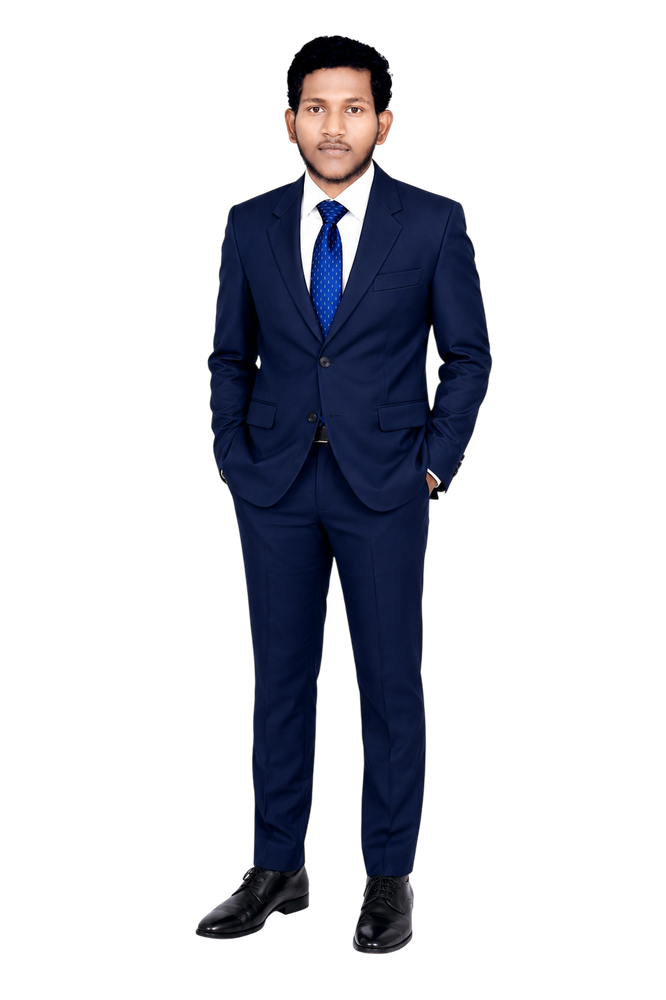
#> input picture src/assets/profile.png, 666 x 1000 px, shrunk from 1023 x 1537 before the run, found by its file name
$ python trim_png.py
#> lines starting #> are read from the running program, lines starting #| are printed output that depends on the picture
from PIL import Image

def trim_transparent(image_path, output_path):
#> called with image_path = 'src/assets/profile.png', output_path = 'src/assets/profile.png'
    img = Image.open(image_path).convert("RGBA")
#> img is the input picture: PIL image 666x1000 RGBA; mean R, G, B, A 7.3, 8.5, 14.4, 58.4
    bbox = img.getbbox()
#> bbox = (0, 0, 666, 957)
    if bbox:
        trimmed = img.crop(bbox)
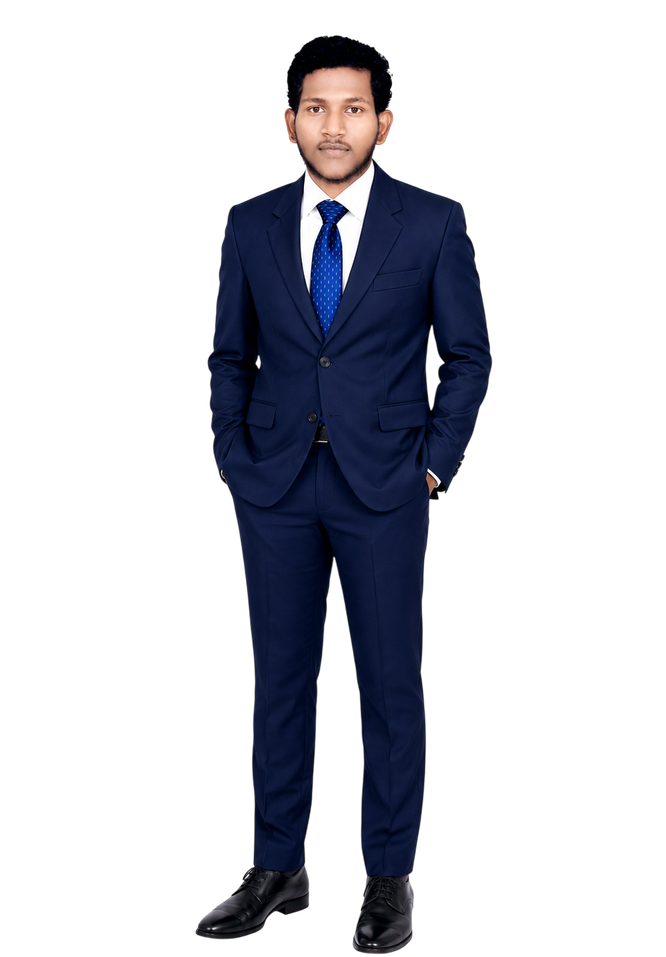
#> trimmed: PIL image 666x957 RGBA; mean R, G, B, A 7.6, 8.9, 15.1, 61.1; transparent parts drawn white
        trimmed.save(output_path, "PNG")
        print(f"Trimmed image from {img.size} to {trimmed.size}")
#| Trimmed image from (666, 1000) to (666, 957)
    else:
        img.save(output_path, "PNG")

if __name__ == "__main__":
    trim_transparent("src/assets/profile.png", "src/assets/profile.png")
